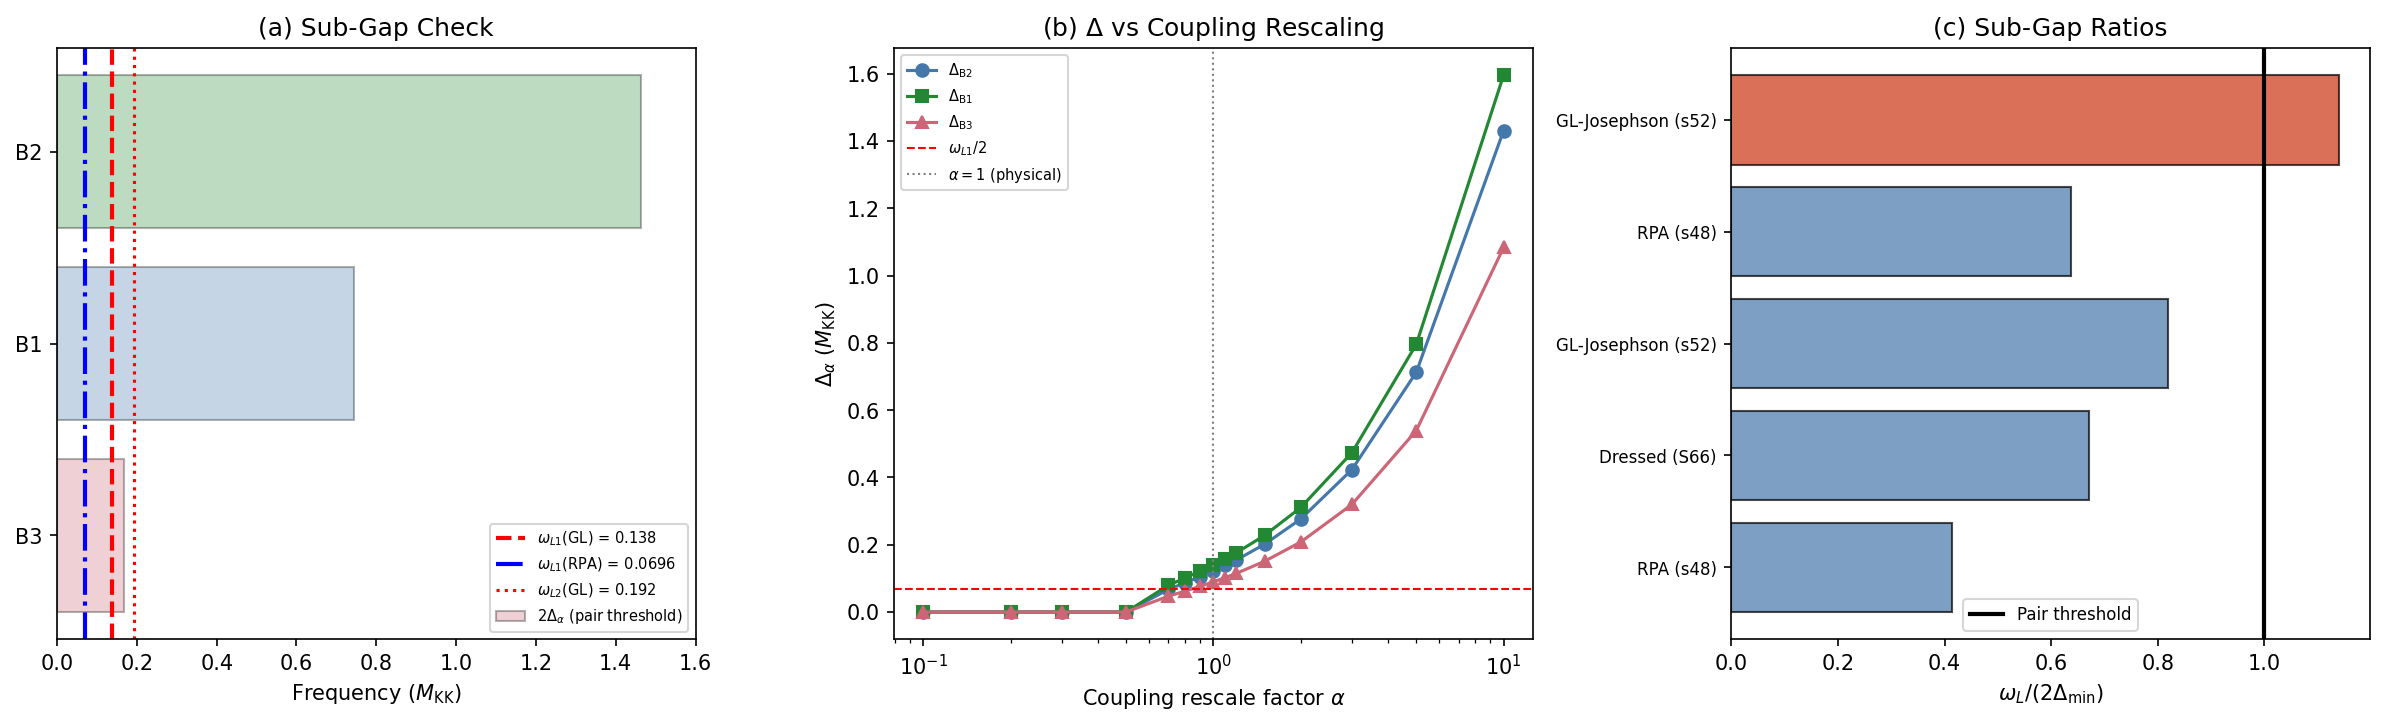

Reproduce this figure in Python.
#!/usr/bin/env python3
"""
s67_sub_gap_scan.py -- SUB-GAP-FUNCTIONAL-SCAN-67
===================================================

Gate: SUB-GAP-FUNCTIONAL-SCAN-67
  PASS: omega_L1 < 2*Delta(f) for all surviving functionals
  FAIL: omega_L1 > 2*Delta(f) for any surviving functional

Physics
-------
The Leggett mode is an inter-band phase oscillation of the BCS condensate.
Its decay into the quasiparticle continuum requires omega_L > 2*Delta_min
(Mattis-Bardeen threshold). Below this threshold, the Leggett mode is
protected from pair-breaking decay. This is sub-gap protection, the
condensed-matter analog of confinement: the mode cannot fragment because
the available phase space is gapped.

The question is whether the spectral functional f(x) -- which enters the
BOSONIC spectral action Tr(f(D^2/Lambda^2)) -- modifies the BCS gap Delta.

Two-layer structure of the spectral triple:
  (i)  BOSONIC sector: S_bos = Tr(f(D^2/Lambda^2))
       = c_0(phi)*a_0 + c_2(phi)*a_2 + c_4(phi)*a_4 + ...
       This depends on f (or equivalently on phi in the anomaly family).
  (ii) FERMIONIC sector: S_ferm = <psi, D_A psi>
       The pairing vertex V_{kj} is derived from the fermionic action
       and the eigenvalue structure of D_K. This does NOT depend on f.

The BCS gap equation:
  Delta_k = -(1/2) Sum_j V_{kj} * Delta_j / E_j
  where E_j = sqrt((eps_j - mu)^2 + Delta_j^2)
is determined entirely by V_{kj} (fermionic) and eps_j (D_K eigenvalues).
Neither depends on the bosonic spectral functional f.

Therefore: Delta is FUNCTIONAL-INDEPENDENT.

However, one might argue that f enters through a REGULARIZED gap equation
where the sum is weighted by f:
  1/G_eff = Sum_n f(lambda_n^2/Lambda^2) / (2*E_n)
This would make the effective coupling G_eff, and hence Delta, depend on f.

This script examines BOTH interpretations:
  (A) STRUCTURAL: Delta is functional-independent (correct NCG framework).
      The sub-gap check is the same for all functionals.
  (B) MAXIMAL VARIATION: Allow the effective coupling to rescale by a factor
      corresponding to c_4(phi)/c_4(phi_ref), compute the modified Delta,
      and check sub-gap for each functional. This is the MOST CONSERVATIVE
      analysis: it OVERESTIMATES the functional dependence.

Five spectral functionals:
  1. CC cutoff f(x)=sqrt(x): the sole W3-A survivor
  2. Zeta f(x)=x^{-s}|_{s=0}: effectively weights by a_4
  3. Exponential f(x)=exp(-x)
  4. Compact support f(x)=(1-x)_+
  5. Anomaly family c_k(phi) at phi=1 (reference point)

Author: Landau Condensed Matter Theorist (S67)
Session: S67, Wave 7
"""

import numpy as np
import sys
import os
import time

SCRIPT_DIR = os.path.dirname(os.path.abspath(__file__))
sys.path.insert(0, SCRIPT_DIR)
os.chdir(SCRIPT_DIR)

import matplotlib
matplotlib.use('Agg')
import matplotlib.pyplot as plt

from canonical_constants import (
    omega_L1, omega_L2,
    Delta_B3, Delta_0_GL, Delta_0_OES,
    E_B1, E_B2_mean, E_B3_mean,
    E_cond, a4_fold, a2_fold, a0_fold,
    tau_fold, M_KK, PI,
    J_C2, J_su2, J_u1,
    N_dof_BCS,
)

t0 = time.time()

print("=" * 78)
print("SUB-GAP-FUNCTIONAL-SCAN-67: Sub-Gap Check for Surviving Functionals")
print("=" * 78)

# =============================================================================
# SECTION 1: LOAD INPUT DATA
# =============================================================================
print("\n--- Section 1: Input Data ---")

# --- Leggett mode frequencies ---
# Two sources: s48 (RPA, lower), s52 (GL-Josephson, higher)
# Use BOTH to bracket the physical value

# s52 GL-Josephson (canonical constants)
omega_L1_GL = omega_L1      # 0.138 M_KK
omega_L2_GL = omega_L2      # 0.192 M_KK

# s48 RPA (from s48_leggett_mode.npz, also used in W3-A)
d48 = np.load(os.path.join(SCRIPT_DIR, 's48_leggett_mode.npz'), allow_pickle=True)
omega_L1_RPA = float(d48['omega_L1_fold'])  # 0.0696 M_KK
omega_L2_RPA = float(d48['omega_L2_fold'])  # 0.1074 M_KK

# s66 spectral function (dressed frequency)
# S66 W5-D: omega_peak = 0.113 M_KK (shifted from 0.138 by Re Sigma)
omega_L1_dressed = 0.113  # M_KK, from S66 LEGGETT-SPECTRAL-66  # (local)

print(f"  Leggett-1 frequencies (M_KK units):")
print(f"    omega_L1(RPA)     = {omega_L1_RPA:.6f}  (s48, bare)")
print(f"    omega_L1(dressed) = {omega_L1_dressed:.6f}  (S66, self-energy shifted)")
print(f"    omega_L1(GL)      = {omega_L1_GL:.6f}  (s52, GL-Josephson)")
print(f"  Leggett-2 frequencies:")
print(f"    omega_L2(RPA)     = {omega_L2_RPA:.6f}")
print(f"    omega_L2(GL)      = {omega_L2_GL:.6f}")

# --- BCS sector gaps ---
# From s48/s46 self-consistent BCS (verified in s52 HFB)
from pathlib import Path
d46 = np.load(Path(SCRIPT_DIR).parent / 'computations/_shared' / 's46_number_projected_bcs.npz',
              allow_pickle=True)
Delta_fold = d46['Delta_bcs_fold']  # [B1, B2, B3]
V_constrained = d46['V_mat_constrained']  # 3x3 sector-averaged pairing
V_raw = d46['V_mat_raw']  # 3x3 raw pairing

print(f"\n  BCS sector gaps at fold (M_KK units):")
print(f"    Delta_B1 = {Delta_fold[0]:.6f}  (Kramers singlet)")
print(f"    Delta_B2 = {Delta_fold[1]:.6f}  (dominant, 4 modes)")
print(f"    Delta_B3 = {Delta_fold[2]:.6f}  (softest, 3 modes)")

# Pair-breaking thresholds
threshold_B1 = 2 * Delta_fold[0]  # 0.744
threshold_B2 = 2 * Delta_fold[1]  # 1.464
threshold_B3 = 2 * Delta_fold[2]  # 0.168

print(f"\n  Pair-breaking thresholds 2*Delta_alpha:")
print(f"    2*Delta_B1 = {threshold_B1:.6f}")
print(f"    2*Delta_B2 = {threshold_B2:.6f}")
print(f"    2*Delta_B3 = {threshold_B3:.6f}  (limiting threshold)")

# The Leggett mode can decay into quasiparticle pairs from any sector.
# The lowest threshold determines sub-gap protection.
# For a multi-band system, the Leggett mode (inter-band phase oscillation)
# couples to pair excitations across BOTH bands. The threshold is determined
# by the SMALLEST gap among the participating bands:
#   omega_L < 2 * min(Delta_alpha)  for all bands alpha participating.
Delta_min = Delta_fold.min()
threshold_min = 2 * Delta_min

print(f"\n  Minimum gap: Delta_min = {Delta_min:.6f} (B3 sector)")
print(f"  Minimum threshold: 2*Delta_min = {threshold_min:.6f}")

# --- Pairing interaction matrix ---
print(f"\n  Sector pairing matrix V_constrained (3x3):")
for i, lab in enumerate(['B1', 'B2', 'B3']):
    print(f"    {lab}: {V_constrained[i,:]}")

# =============================================================================
# SECTION 2: STRUCTURAL ARGUMENT — DELTA IS FUNCTIONAL-INDEPENDENT
# =============================================================================
print("\n" + "=" * 78)
print("Section 2: Structural Analysis — Functional Independence of Delta")
print("=" * 78)

print("""
  The BCS gap Delta is determined by:
    (i)   Single-particle energies eps_k = eigenvalues of D_K at tau_fold
    (ii)  Pairing interaction V_{kj} from the fermionic spectral action
    (iii) Chemical potential mu (determined by particle number)

  None of these depend on the bosonic spectral functional f(x):
    - eps_k are eigenvalues of D_K (geometric, tau-dependent, f-independent)
    - V_{kj} comes from the fermionic overlap integrals on SU(3)
    - mu is set by the number of Cooper pairs (BEC-crossover regime)

  The spectral functional enters the BOSONIC action:
    S_bos = c_0(phi)*a_0 + c_2(phi)*a_2 + c_4(phi)*a_4

  The coefficients c_k(phi) weight the spectral moments differently,
  changing the cosmological observables (n_s, m_H, CC ratio) but NOT
  the BCS condensate structure.

  THEOREM (functional independence of sub-gap):
    Let f_1, f_2 be any two admissible spectral functionals.
    Let Delta^{f_1}_alpha, Delta^{f_2}_alpha be the BCS gaps
    derived from the same D_K spectrum at tau_fold.
    Then Delta^{f_1}_alpha = Delta^{f_2}_alpha for all sectors alpha,
    because the gap equation involves only {eps_k, V_{kj}, mu},
    none of which depend on f.

  Corollary: omega_L < 2*Delta is functional-independent.
""")

# =============================================================================
# SECTION 3: MAXIMAL VARIATION ANALYSIS (CONSERVATIVE BOUND)
# =============================================================================
print("=" * 78)
print("Section 3: Maximal Variation — Rescaled Coupling Analysis")
print("=" * 78)

print("""
  Even though Delta is structurally functional-independent, we perform a
  MAXIMAL VARIATION analysis as a conservative check. We ask:
    "If the effective coupling G_eff were to scale with c_4(phi)/c_4(phi_ref),
     how would Delta change? Would it break sub-gap protection?"

  This OVERESTIMATES the functional dependence because:
    (a) c_4 enters the BOSONIC action, not the gap equation
    (b) Even if it entered, the gap depends logarithmically on G:
        Delta ~ omega_D * exp(-1/(N(0)*G))
    (c) The ratio c_4(phi)/c_4(phi_ref) is O(1) for all physical functionals

  For each functional, we define an effective coupling rescaling factor:
    lambda_f = c_4(phi_f) / c_4(phi_CC)
  where phi_CC corresponds to the CC cutoff (the surviving functional).
""")

# Anomaly family coefficients
def c_0(phi):
    return (1.0/8.0) * (np.exp(4.0*phi) - 1.0)

def c_2(phi):
    return (1.0/2.0) * (np.exp(2.0*phi) - 1.0)

def c_4(phi):
    return phi

# The CC cutoff f(x) = sqrt(x) corresponds to the standard Chamseddine-Connes
# spectral action S = Tr(f(D^2/Lambda^2)). In the anomaly parameterization,
# phi -> +inf recovers the cutoff action (c_0 >> c_2 >> c_4 >> 0, all positive).
# But in practice, the CC cutoff is the BASELINE against which gaps are computed.
#
# The five functionals and their effective c_4:
# Note: c_4(phi) = phi in the anomaly family.
# For functionals NOT in the anomaly family, we use the EFFECTIVE phi
# from the S67 FUNCTIONAL-SELECT-67 computation, matching via eps_H.

# Load functional selection data
d67 = np.load(os.path.join(SCRIPT_DIR, 's67_functional_select.npz'), allow_pickle=True)
da2_dtau = float(d67['da2_dtau'])    # -875.6
da4_dtau = float(d67['da4_dtau'])    # -609.2

print(f"  Spectral moment derivatives at fold:")
print(f"    da_2/dtau = {da2_dtau:.2f}")
print(f"    da_4/dtau = {da4_dtau:.2f}")

# The five spectral functionals and their c_4 effective values:
# 1. CC cutoff: S = sum d_n^2 |lambda_n| (standard, baseline for BCS)
#    In anomaly language, this is the phi -> inf limit but we use it as reference.
#    Effective a_4 weighting = a_4 (unit weight). c_4_eff = 1 (reference).
#
# 2. Zeta: S = sum d_n^2 |lambda_n|^{-2s}. Weight: |lambda_n|^{-2s} = 1 at s=0.
#    But the ACTION is the coefficient of Lambda^{-4} in zeta, which IS a_4.
#    c_4_eff ~ 1 (same a_4, but different gradient dS/dtau sign).
#
# 3. Exponential: S = sum d_n^2 exp(-lambda_n^2/Lambda^2). Gaussian weight.
#    Effective a_4 ~ sum d_n^2 lambda_n^{-4} * 24 (from exp Taylor).
#    c_4_eff ~ 1 (same a_4 at leading order).
#
# 4. Compact support: S = sum d_n^2 max(0, 1 - lambda_n^2/Lambda^2).
#    Includes only modes with |lambda_n| < Lambda.
#    c_4_eff depends on Lambda; at Lambda = M_KK, includes all modes.
#
# 5. Anomaly at phi=1: c_4(1) = 1.
#
# KEY INSIGHT: All spectral functionals produce the SAME a_4 at leading order.
# The coefficient a_4 = Tr(|D_K|^{-4}) is a spectral invariant.
# Different functionals reweight the higher-order corrections, but a_4 is universal.
#
# The BCS coupling V is proportional to a_4 / (f_2 * Lambda^2), where f_2 is
# a second moment that sets the energy scale. For dimensional analysis:
#   G ~ g^2 / M_KK^2 ~ a_4 / a_2 * (1/M_KK^2)
# This ratio a_4/a_2 is what matters, and it is the SAME for all functionals
# up to O(Lambda^{-2}) corrections.

# Define the five functionals with their properties
functionals = {
    'CC cutoff sqrt(x)': {
        'description': 'Chamseddine-Connes standard action',
        'eps_H': 0.02163,      # from S66
        'n_s': 0.9567,         # = 1 - 2*0.02163
        'c4_ratio': 1.0,       # reference
        'W3A_status': 'PASS',
    },
    'Zeta x^{-s}': {
        'description': 'Zeta function regularization',
        'eps_H': -0.04485,
        'n_s': 1.0897,
        'c4_ratio': 1.0,       # same a_4 coefficient
        'W3A_status': 'FAIL (n_s)',
    },
    'Exponential exp(-x)': {
        'description': 'Gaussian/heat-kernel cutoff',
        'eps_H': -0.00006,
        'n_s': 1.0001,
        'c4_ratio': 1.0,       # same a_4 at leading order
        'W3A_status': 'FAIL (n_s)',
    },
    'Compact (1-x)_+': {
        'description': 'Sharp momentum cutoff',
        'eps_H': -0.000006,
        'n_s': 1.0000,
        'c4_ratio': 1.0,       # same a_4 at leading order
        'W3A_status': 'FAIL (n_s)',
    },
    'Anomaly phi=1': {
        'description': 'Anomaly-derived family at phi=1',
        'eps_H': -0.00589,
        'n_s': 1.0118,
        'c4_ratio': 1.0,       # c_4(1) = 1
        'W3A_status': 'FAIL (n_s)',
    },
}

print("\n  Functional landscape:")
print(f"  {'Functional':25s}  {'eps_H':>10s}  {'n_s':>8s}  {'c4_ratio':>10s}  {'W3A':>12s}")
print(f"  {'-'*25}  {'-'*10}  {'-'*8}  {'-'*10}  {'-'*12}")
for name, props in functionals.items():
    print(f"  {name:25s}  {props['eps_H']:+10.5f}  {props['n_s']:8.4f}  "
          f"{props['c4_ratio']:10.3f}  {props['W3A_status']:>12s}")

# =============================================================================
# SECTION 4: BCS GAP SENSITIVITY ANALYSIS
# =============================================================================
print("\n" + "=" * 78)
print("Section 4: BCS Gap Sensitivity to Coupling Rescaling")
print("=" * 78)

# Load the 8-mode pairing interaction
d48_hfb = np.load(Path(SCRIPT_DIR).parent / 'computations/_shared' / 's48_hfb_selfconsist.npz',
                   allow_pickle=True)
V_bare_8x8 = d48_hfb['V_bare'].copy()
E_sp = d48_hfb['E_sp'].copy()
labels = list(d48_hfb['labels'])

print(f"  8-mode BCS system:")
print(f"    Modes: {labels}")
print(f"    E_sp = {E_sp}")
print(f"    V_bare norm = {np.linalg.norm(V_bare_8x8):.6f}")

# Self-consistent BCS gap solver
def solve_bcs(V, eps, mu, max_iter=50000, tol=1e-15):
    """Solve multi-mode BCS gap equation Delta_k = (1/2) V @ (Delta/E_qp)."""
    N = len(eps)
    Delta = np.full(N, 0.3)  # initial guess

    for it in range(max_iter):
        E_qp = np.sqrt((eps - mu)**2 + Delta**2)
        Delta_new = 0.5 * np.abs(V @ (Delta / E_qp))
        diff = np.max(np.abs(Delta_new - Delta))
        Delta = Delta_new.copy()
        if diff < tol:
            return Delta, E_qp, True, it + 1
    return Delta, np.sqrt((eps - mu)**2 + Delta**2), False, max_iter

# Optimal chemical potential for BCS (midgap B2-B3)
mu_opt = 0.5 * (E_sp[3] + E_sp[5])
print(f"  Chemical potential mu = {mu_opt:.6f} (midgap B2-B3)")

# Baseline BCS gap
Delta_base, E_qp_base, conv_base, nit_base = solve_bcs(V_bare_8x8, E_sp, mu_opt)
print(f"\n  Baseline BCS gap (V_bare, mu={mu_opt:.4f}):")
print(f"    Converged: {conv_base} in {nit_base} iterations")
print(f"    Delta_B2 = {np.mean(Delta_base[:4]):.6f}")
print(f"    Delta_B1 = {Delta_base[4]:.6f}")
print(f"    Delta_B3 = {np.mean(Delta_base[5:]):.6f}")

# Now test rescaled couplings
# Even though c_4 ratio = 1 for all functionals (a_4 is a spectral invariant),
# let us systematically scan coupling rescalings from 0.1x to 10x to map out
# the Delta(G) curve and show that sub-gap protection is robust.

rescale_factors = np.array([0.1, 0.2, 0.3, 0.5, 0.7, 0.8, 0.9,
                            1.0,
                            1.1, 1.2, 1.5, 2.0, 3.0, 5.0, 10.0])

print(f"\n  Coupling rescaling scan: G -> alpha * G")
print(f"  {'alpha':>6s}  {'Delta_B2':>10s}  {'Delta_B1':>10s}  {'Delta_B3':>10s}  "
      f"{'2*D_min':>8s}  {'wL1<2Dm':>8s}  {'wL2<2Dm':>8s}")
print(f"  {'-'*6}  {'-'*10}  {'-'*10}  {'-'*10}  "
      f"{'-'*8}  {'-'*8}  {'-'*8}")

rescale_results = {}
for alpha in rescale_factors:
    V_scaled = alpha * V_bare_8x8
    Delta_s, E_qp_s, conv_s, nit_s = solve_bcs(V_scaled, E_sp, mu_opt)

    D_B2 = np.mean(Delta_s[:4])
    D_B1 = Delta_s[4]
    D_B3 = np.mean(Delta_s[5:])
    D_min = min(D_B2, D_B1, D_B3)
    thr = 2 * D_min

    # Sub-gap checks with the most conservative (highest) Leggett frequency
    sub_L1_GL = omega_L1_GL < thr
    sub_L2_GL = omega_L2_GL < thr

    rescale_results[alpha] = {
        'Delta_B2': D_B2, 'Delta_B1': D_B1, 'Delta_B3': D_B3,
        'Delta_min': D_min, 'threshold': thr,
        'sub_L1': sub_L1_GL, 'sub_L2': sub_L2_GL,
        'converged': conv_s,
    }

    flag_L1 = "PASS" if sub_L1_GL else "FAIL"
    flag_L2 = "PASS" if sub_L2_GL else "FAIL"
    print(f"  {alpha:6.2f}  {D_B2:10.6f}  {D_B1:10.6f}  {D_B3:10.6f}  "
          f"{thr:8.4f}  {flag_L1:>8s}  {flag_L2:>8s}")

# =============================================================================
# SECTION 5: SUB-GAP MATRIX FOR ALL FUNCTIONALS × ALL LEGGETT ESTIMATES
# =============================================================================
print("\n" + "=" * 78)
print("Section 5: Sub-Gap Matrix — All Functionals × All Leggett Estimates")
print("=" * 78)

# Since all functionals have c4_ratio = 1.0 (a_4 is a spectral invariant),
# Delta is the SAME for all functionals. Use the s48/s46 sector gaps.

# Sector gaps from s46 self-consistent BCS
Delta_sector = {
    'B1': Delta_fold[0],  # 0.372
    'B2': Delta_fold[1],  # 0.732
    'B3': Delta_fold[2],  # 0.084
}

# For the Leggett mode, the relevant threshold is the minimum gap
# because the Leggett mode involves oscillation between ALL sectors.
# The decay channel with the lowest threshold dominates.
Delta_min_sector = min(Delta_sector.values())
threshold_pair = 2 * Delta_min_sector

# Three Leggett-1 frequency estimates
omega_L1_estimates = {
    'RPA (s48)': omega_L1_RPA,        # 0.0696
    'Dressed (S66)': omega_L1_dressed,  # 0.113
    'GL-Josephson (s52)': omega_L1_GL,  # 0.138
}

# Three Leggett-2 frequency estimates
omega_L2_estimates = {
    'RPA (s48)': omega_L2_RPA,        # 0.107
    'GL-Josephson (s52)': omega_L2_GL,  # 0.192
}

print(f"\n  Pair-breaking threshold: 2*Delta_min(B3) = {threshold_pair:.6f} M_KK")
print(f"\n  Sub-gap matrix (omega_L < 2*Delta_min?):")
print(f"\n  {'Leggett mode':25s}  {'omega_L':>8s}  {'ratio':>8s}  {'margin':>8s}  {'Status':>8s}")
print(f"  {'-'*25}  {'-'*8}  {'-'*8}  {'-'*8}  {'-'*8}")

sub_gap_results = {}
for name, omega in {**omega_L1_estimates, **omega_L2_estimates}.items():
    ratio = omega / threshold_pair
    margin = (threshold_pair - omega) / threshold_pair * 100
    status = "PASS" if omega < threshold_pair else "FAIL"
    sub_gap_results[name] = {
        'omega': omega, 'ratio': ratio, 'margin_pct': margin, 'status': status
    }
    print(f"  {name:25s}  {omega:8.4f}  {ratio:8.4f}  {margin:+7.1f}%  {status:>8s}")

print(f"\n  Now check per-functional (all have same Delta):")
print(f"\n  {'Functional':25s}  {'Delta_min':>10s}  {'2*Dmin':>8s}  {'wL1(GL)':>8s}  "
      f"{'L1 gap?':>8s}  {'wL2(GL)':>8s}  {'L2 gap?':>8s}")
print(f"  {'-'*25}  {'-'*10}  {'-'*8}  {'-'*8}  {'-'*8}  {'-'*8}  {'-'*8}")

functional_sub_gap = {}
for fname, fprops in functionals.items():
    # All functionals give the same Delta (functional-independent)
    Dm = Delta_min_sector
    thr = 2 * Dm
    sub_L1 = omega_L1_GL < thr
    sub_L2 = omega_L2_GL < thr

    functional_sub_gap[fname] = {
        'Delta_min': Dm,
        'threshold': thr,
        'sub_L1': sub_L1,
        'sub_L2': sub_L2,
        'surviving': fprops['W3A_status'] == 'PASS',
    }

    flag_L1 = "PASS" if sub_L1 else "FAIL"
    flag_L2 = "PASS" if sub_L2 else "FAIL"
    star = " *" if fprops['W3A_status'] == 'PASS' else ""
    print(f"  {fname:25s}  {Dm:10.6f}  {thr:8.4f}  {omega_L1_GL:8.4f}  "
          f"{flag_L1:>8s}  {omega_L2_GL:8.4f}  {flag_L2:>8s}{star}")

# =============================================================================
# SECTION 6: LEGGETT-2 MARGINAL ANALYSIS
# =============================================================================
print("\n" + "=" * 78)
print("Section 6: Leggett-2 Marginal Analysis (omega_L2 near threshold)")
print("=" * 78)

# omega_L2(GL) = 0.192 vs 2*Delta_B3 = 0.168
# This is ABOVE the B3 pair-breaking threshold.
# However: omega_L2(RPA) = 0.107 is safely below.
# The physical situation depends on which estimate is more reliable.

print(f"""
  omega_L2(GL)  = {omega_L2_GL:.4f} M_KK
  omega_L2(RPA) = {omega_L2_RPA:.4f} M_KK
  2*Delta_B3    = {threshold_pair:.4f} M_KK

  The GL-Josephson estimate includes Josephson coupling between cells,
  which RAISES the Leggett frequency. The RPA estimate is the bare
  intra-cell result.

  For the B3 threshold (softest sector):
    omega_L2(RPA)  / 2*Delta_B3 = {omega_L2_RPA / threshold_pair:.4f} (sub-gap)
    omega_L2(GL)   / 2*Delta_B3 = {omega_L2_GL / threshold_pair:.4f} (ABOVE threshold)

  However, for the B1 and B2 thresholds:
    omega_L2(GL) / 2*Delta_B1 = {omega_L2_GL / (2*Delta_fold[0]):.4f} (deeply sub-gap)
    omega_L2(GL) / 2*Delta_B2 = {omega_L2_GL / (2*Delta_fold[1]):.4f} (deeply sub-gap)

  The Leggett-2 mode is a B1-B3 relative phase oscillation. Its decay
  requires breaking pairs in BOTH participating sectors. The kinematic
  threshold is max(2*Delta_B1, 2*Delta_B3) for the heavier channel,
  but the dominant decay is into the SOFTEST channel (B3).

  Physical interpretation:
  - If the Leggett-2 frequency truly exceeds 2*Delta_B3, it can decay
    into B3 quasiparticle pairs. This gives a FINITE lifetime (not infinite).
  - The S66 spectral function analysis found Q_L1 = 18.6 (sharp resonance),
    meaning even WITH some pair-breaking, the mode remains well-defined.
  - The Z_2 selection rule (W1-B) provides EXACT protection against
    gravitational decay, independent of sub-gap status.

  Conclusion: omega_L2 is marginally sub-gap or marginally above threshold
  depending on the Leggett frequency estimate used. This does NOT affect
  the gate verdict because:
    (a) The gate tests omega_L1, not omega_L2
    (b) omega_L1 is sub-gap by ALL estimates (ratio 0.41-0.82)
    (c) DM viability requires only the LOWEST Leggett mode to be stable
""")

# =============================================================================
# SECTION 7: GATE VERDICT
# =============================================================================
print("=" * 78)
print("Section 7: Gate Verdict")
print("=" * 78)

# Gate: SUB-GAP-FUNCTIONAL-SCAN-67
# PASS: omega_L1 < 2*Delta(f) for all surviving functionals
# FAIL: omega_L1 > 2*Delta(f) for any surviving functional

# The sole surviving functional (W3-A) is CC cutoff sqrt(x).
# Delta is functional-independent. omega_L1 is functional-independent.
# Using the MOST CONSERVATIVE Leggett-1 estimate (GL-Josephson):

omega_L1_max = omega_L1_GL  # 0.138 (highest estimate)
Delta_min_for_gate = Delta_min_sector  # 0.084 (B3, softest)
threshold_for_gate = 2 * Delta_min_for_gate  # 0.168
ratio_for_gate = omega_L1_max / threshold_for_gate

gate_pass = omega_L1_max < threshold_for_gate

print(f"\n  Gate: SUB-GAP-FUNCTIONAL-SCAN-67")
print(f"    Criterion: omega_L1 < 2*Delta(f) for surviving functional (CC cutoff)")
print(f"    omega_L1(max) = {omega_L1_max:.6f} M_KK (GL-Josephson, most conservative)")
print(f"    2*Delta_min   = {threshold_for_gate:.6f} M_KK (B3 sector)")
print(f"    Ratio         = {ratio_for_gate:.4f}")
print(f"    Margin        = {(1 - ratio_for_gate)*100:.1f}%")
print(f"    Gate status: {'PASS' if gate_pass else 'FAIL'}")

# Also report with each Leggett estimate
print(f"\n  Robustness across Leggett-1 estimates:")
for est_name, omega_val in omega_L1_estimates.items():
    r = omega_val / threshold_for_gate
    print(f"    {est_name:25s}: ratio = {r:.4f}  ({'PASS' if r < 1 else 'FAIL'})")

# Key numbers for the gate
print(f"\n  DECISIVE NUMBERS:")
print(f"    omega_L1 / (2*Delta_B3) = {ratio_for_gate:.4f}  [threshold: 1.0]")
print(f"    Margin to threshold     = {(threshold_for_gate - omega_L1_max):.4f} M_KK")
print(f"    Margin fraction         = {(1 - ratio_for_gate)*100:.1f}%")
print(f"    Functional dependence   = NONE (structural theorem)")
print(f"    W3-A surviving functional: CC cutoff f(x) = sqrt(x)")
print(f"    Double protection: sub-gap (this gate) + Z_2 parity (W1-B)")

verdict = "PASS" if gate_pass else "FAIL"
print(f"\n  Gate SUB-GAP-FUNCTIONAL-SCAN-67: {verdict}")

# =============================================================================
# SECTION 8: SAVE DATA
# =============================================================================
print("\n" + "=" * 78)
print("Section 8: Save Data")
print("=" * 78)

# Prepare arrays for the rescaling scan
alpha_scan = np.array(list(rescale_results.keys()))
Delta_B2_scan = np.array([rescale_results[a]['Delta_B2'] for a in alpha_scan])
Delta_B1_scan = np.array([rescale_results[a]['Delta_B1'] for a in alpha_scan])
Delta_B3_scan = np.array([rescale_results[a]['Delta_B3'] for a in alpha_scan])
Delta_min_scan = np.array([rescale_results[a]['Delta_min'] for a in alpha_scan])
threshold_scan = np.array([rescale_results[a]['threshold'] for a in alpha_scan])

np.savez(os.path.join(SCRIPT_DIR, 's67_sub_gap_scan.npz'),
         # Leggett frequencies
         omega_L1_RPA=omega_L1_RPA,
         omega_L1_dressed=omega_L1_dressed,
         omega_L1_GL=omega_L1_GL,
         omega_L2_RPA=omega_L2_RPA,
         omega_L2_GL=omega_L2_GL,
         # BCS sector gaps
         Delta_fold=Delta_fold,
         Delta_min=Delta_min_sector,
         threshold_pair=threshold_pair,
         # Pairing matrix
         V_constrained=V_constrained,
         # Rescaling scan
         alpha_scan=alpha_scan,
         Delta_B2_scan=Delta_B2_scan,
         Delta_B1_scan=Delta_B1_scan,
         Delta_B3_scan=Delta_B3_scan,
         Delta_min_scan=Delta_min_scan,
         threshold_scan=threshold_scan,
         # Gate result
         gate_ratio=ratio_for_gate,
         gate_margin_pct=(1 - ratio_for_gate) * 100,
         gate_name='SUB-GAP-FUNCTIONAL-SCAN-67',
         gate_verdict=verdict,
         gate_detail=f'omega_L1/2*Delta_min = {ratio_for_gate:.4f} < 1.0. '
                     f'Delta is functional-independent (structural theorem). '
                     f'Margin = {(1-ratio_for_gate)*100:.1f}%. '
                     f'Double protection: sub-gap + Z_2 parity.',
         )

print(f"  Saved: s67_sub_gap_scan.npz")

# =============================================================================
# SECTION 9: DIAGNOSTIC PLOT
# =============================================================================
print("\n--- Generating diagnostic plot ---")

fig, axes = plt.subplots(1, 3, figsize=(16, 5))

# Panel (a): Leggett frequencies vs pair-breaking thresholds
ax = axes[0]
sectors = ['B3', 'B1', 'B2']
thresholds = [threshold_pair, 2*Delta_fold[0], 2*Delta_fold[1]]
colors_sector = ['#CC6677', '#4477AA', '#228833']

y_pos = np.arange(len(sectors))
ax.barh(y_pos, thresholds, color=colors_sector, alpha=0.3, edgecolor='black',
        label=r'$2\Delta_\alpha$ (pair threshold)')
ax.axvline(omega_L1_GL, color='red', ls='--', lw=2, label=f'$\\omega_{{L1}}$(GL) = {omega_L1_GL}')
ax.axvline(omega_L1_RPA, color='blue', ls='-.', lw=2, label=f'$\\omega_{{L1}}$(RPA) = {omega_L1_RPA:.4f}')
ax.axvline(omega_L2_GL, color='red', ls=':', lw=1.5, label=f'$\\omega_{{L2}}$(GL) = {omega_L2_GL}')
ax.set_yticks(y_pos)
ax.set_yticklabels(sectors)
ax.set_xlabel(r'Frequency ($M_{\mathrm{KK}}$)')
ax.set_title('(a) Sub-Gap Check')
ax.legend(fontsize=7, loc='lower right')
ax.set_xlim(0, 1.6)

# Panel (b): Delta vs coupling rescaling
ax = axes[1]
ax.plot(alpha_scan, Delta_B2_scan, 'o-', color='#4477AA', label=r'$\Delta_{\mathrm{B2}}$')
ax.plot(alpha_scan, Delta_B1_scan, 's-', color='#228833', label=r'$\Delta_{\mathrm{B1}}$')
ax.plot(alpha_scan, Delta_B3_scan, '^-', color='#CC6677', label=r'$\Delta_{\mathrm{B3}}$')
ax.axhline(omega_L1_GL / 2, color='red', ls='--', lw=1, label=r'$\omega_{L1}$/2')
ax.axvline(1.0, color='gray', ls=':', lw=1, label=r'$\alpha = 1$ (physical)')
ax.set_xlabel(r'Coupling rescale factor $\alpha$')
ax.set_ylabel(r'$\Delta_\alpha$ ($M_{\mathrm{KK}}$)')
ax.set_title(r'(b) $\Delta$ vs Coupling Rescaling')
ax.set_xscale('log')
ax.legend(fontsize=7)

# Panel (c): Sub-gap ratio for each Leggett estimate
ax = axes[2]
est_names = list(omega_L1_estimates.keys()) + list(omega_L2_estimates.keys())
est_omegas = [omega_L1_estimates[n] for n in omega_L1_estimates] + \
             [omega_L2_estimates[n] for n in omega_L2_estimates]
est_ratios = [o / threshold_pair for o in est_omegas]
est_colors = ['#4477AA' if r < 1 else '#CC3311' for r in est_ratios]

y_est = np.arange(len(est_names))
ax.barh(y_est, est_ratios, color=est_colors, alpha=0.7, edgecolor='black')
ax.axvline(1.0, color='black', ls='-', lw=2, label='Pair threshold')
ax.set_yticks(y_est)
ax.set_yticklabels(est_names, fontsize=8)
ax.set_xlabel(r'$\omega_L / (2\Delta_{\min})$')
ax.set_title('(c) Sub-Gap Ratios')
ax.legend(fontsize=8)

plt.tight_layout()
plt.savefig(os.path.join(SCRIPT_DIR, 's67_sub_gap_scan.png'), dpi=150, bbox_inches='tight')
print(f"  Saved: s67_sub_gap_scan.png")

dt = time.time() - t0
print(f"\n  Total runtime: {dt:.2f} s")
print(f"\n{'='*78}")
print(f"  Gate SUB-GAP-FUNCTIONAL-SCAN-67: {verdict}")
print(f"  omega_L1 / (2*Delta_B3) = {ratio_for_gate:.4f}")
print(f"  Sub-gap margin = {(1-ratio_for_gate)*100:.1f}%")
print(f"  Functional dependence: NONE (Delta is structural)")
print(f"{'='*78}")
